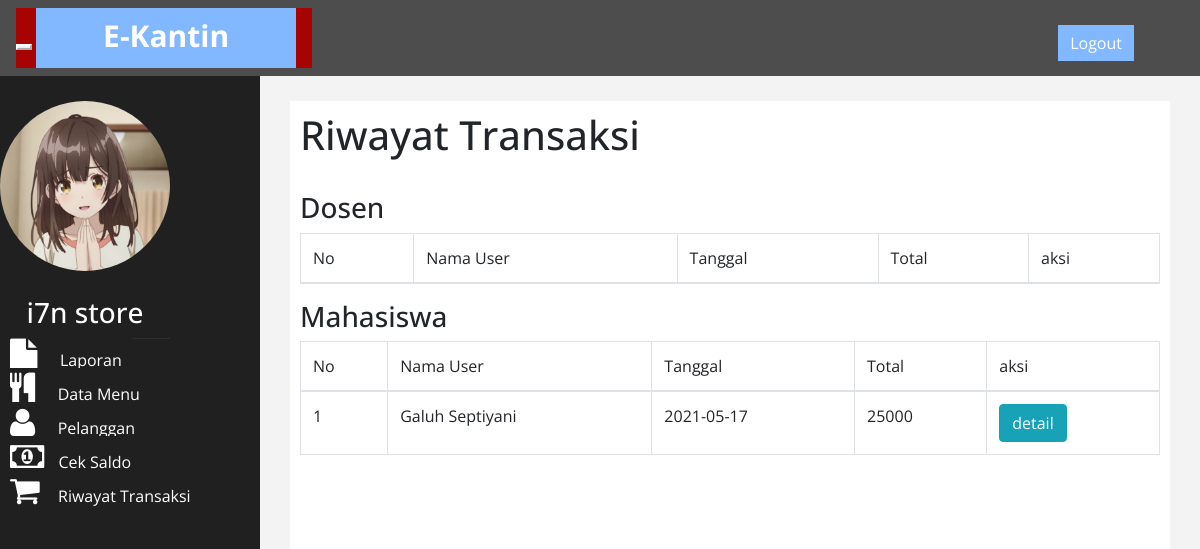
The app's page /admin/index.php?halaman=pembelian (signed in) with its own data.
### tables this page shows
CREATE TABLE `userpenjual` (
  `id_penjual` int(11) NOT NULL,
  `nik` varchar(35) NOT NULL,
  `nama_penjual` varchar(100) NOT NULL,
  `nama_toko` varchar(100) NOT NULL,
  `gambar` varchar(100) DEFAULT NULL,
  `password` varchar(300) DEFAULT NULL
);

CREATE TABLE `transaksi` (
  `id_transaksi` int(11) NOT NULL,
  `id_dosen` int(11) NOT NULL,
  `id_mhs` int(11) NOT NULL,
  `id_toko` int(11) DEFAULT 0,
  `tgl` date NOT NULL,
  `total` int(11) NOT NULL
);

CREATE TABLE `usermhs` (
  `id_mhs` int(11) NOT NULL,
  `nama` varchar(50) NOT NULL,
  `nim` varchar(12) NOT NULL,
  `password` varchar(300) NOT NULL
);

### admin/pembelian.php (the view, shortened to what this page needs)
<?php
$id = $_SESSION['admin']['id_penjual'];
?>
<h1>Riwayat Transaksi</h1>
<br>
<h3>Dosen</h3>
<table class="table table-bordered">
	<thead>
		<tr>
			<td>No</td>
			<td>Nama User</td>
			<td>Tanggal</td>
			<td>Total</td>
			<td>aksi</td>
		</tr>
	</thead>
</table>
<h3>Mahasiswa</h3>
<table class="table table-bordered">
	<thead>
		<tr>
			<td>No</td>
			<td>Nama User</td>
			<td>Tanggal</td>
			<td>Total</td>
			<td>aksi</td>
		</tr>
	</thead>
	<tbody>
		<?php $ambil = query("SELECT * FROM transaksi JOIN usermhs ON transaksi.id_mhs=usermhs.id_mhs WHERE id_toko = $id"); ?>
		<?php $i = 1; ?>
        <?php foreach($ambil as $row): ?>
		<tr>
			<td><?= $i; ?></td>
			<td><?php echo $row['nama']; ?></td>
			<td><?php echo $row['tgl']; ?></td>
			<td><?php echo $row['total']; ?></td>
			<td><a href="index.php?halaman=detail&id=<?php echo $row['id_transaksi']; ?>" class="btn btn-info">detail</a></td>
		</tr>
		<?php $i++; ?>
        <?php endforeach; ?>
	</tbody>
</table>

### admin/index.php (shortened to what this page needs)
<?php
$conn = mysqli_connect("localhost", "root", "", "project");
function query($query){
    global $conn;
    $result = mysqli_query($conn, $query);
    $rows = [];
    while ($row = mysqli_fetch_assoc($result)) {
        $rows[] = $row;
    }
    return $rows;
}
?>
<!DOCTYPE html>
<html xmlns="http://www.w3.org/1999/xhtml">
<head>
    <link href="assets/css/bootstrap.css" rel="stylesheet" />
    <link href="assets/css/font-awesome.css" rel="stylesheet" />
    <link href="assets/js/morris/morris-0.4.3.min.css" rel="stylesheet" />
    <link href="assets/css/custom.css" rel="stylesheet" />
</head>
<body>
    <div id="wrapper">
        <nav class="navbar navbar-default navbar-cls-top " role="navigation" style="margin-bottom: 0">
            <div class="navbar-header">
                <button type="button" class="navbar-toggle" data-toggle="collapse" data-target=".sidebar-collapse">
                </button>
                <a class="navbar-brand" style="background-color: #82b8ff;" href="index.html">E-Kantin</a>
            </div>
  <div style="color: white;
padding: 15px 50px 5px 50px;
float: right;
font-size: 16px;"><a href="index.php?halaman=logout" class="btn btn-danger square-btn-adjust" style="background-color: #82b8ff;">Logout</a> </div>
        </nav>
                <nav class="navbar-default navbar-side" role="navigation">
            <div class="sidebar-collapse">
                <ul class="nav" id="main-menu">
				<li class="text-center">
                    <img src="gambar/<?= $_SESSION['admin']['gambar']?>" class="user-image img-responsive" style="object-fit: cover;width:200px;height:200px;border-radius: 50%"/>
                    <?php foreach($_SESSION["admin"] as $id_penjual): ?>
                    <?php
                    $ambil = $conn->query("SELECT * FROM userpenjual WHERE id_penjual='$id_penjual'");
                    $row = $ambil->fetch_assoc();
                    ?>
                    <h3 style="color:white;"><?php echo $row['nama_toko']; ?></h3>
                    <?php endforeach; ?>
					</li>
                    <li><a href="index.php"><i class="fa fa-file fa-2x"></i> &nbsp; Laporan </a></li>
                    <li><a href="index.php?halaman=menu"><i class="fa fa-cutlery fa-2x"></i> &nbsp; Data Menu</a></li>
                    <li><a href="index.php?halaman=pelanggan"><i class="fa fa-user fa-2x"></i> &nbsp; Pelanggan</a></li>
                    <li><a href="index.php?halaman=ceksaldo"><i class="fa fa-money fa-2x"></i> Cek Saldo</a></li>
                    <li><a href="index.php?halaman=pembelian"><i class="fa fa-shopping-cart fa-2x"></i>&nbsp; Riwayat Transaksi</a></li>
                </ul>
            </div>
        </nav>
        <div id="page-wrapper" >
            <div id="page-inner">
                <?php
                if (isset($_GET['halaman']))
                {
                    if ($_GET['halaman']=="menu") {
                        include 'menu.php';
                    } elseif ($_GET['halaman']=="pembelian") {
                        include 'pembelian.php';
                    } elseif ($_GET['halaman']=="pelanggan") {
                        include 'pelanggan.php';
                    } elseif ($_GET['halaman']=="ceksaldo") {
                        include 'saldo.php';
                    } elseif ($_GET['halaman']=="detail") {
                        include 'detail.php';
                    } elseif ($_GET['halaman']=="tambahmenu") {
                        include 'tambahmenu.php';
                    } elseif ($_GET['halaman']=="hapusmenu") {
                        include 'hapusmenu.php';
                    } elseif ($_GET['halaman']=="ubahmenu") {
                        include 'ubahmenu.php';
                    } elseif ($_GET['halaman']=="logout") {
                        include 'logout.php';
                    }
                }
                else {
                    include 'home.php';
                }
                ?>
            </div>
            </div>
        </div>
</body>
</html>

### admin/assets/css/custom.css (style rules this page uses)
body { font-family: 'Open Sans', sans-serif; }
#wrapper { width: 100%; background:#202020; }
#page-wrapper { padding: 15px 15px; min-height: 600px; background:#F3F3F3; }
#page-inner { width:100%; margin:10px 20px 10px 0px; background-color:#fff!important; padding:10px; min-height:1200px; }
.text-center { text-align:center; }
.square-btn-adjust { border: 0px solid transparent; -webkit-border-radius: 0px; -moz-border-radius: 0px; border-radius: 0px; }
.user-image { margin: 25px auto; -webkit-border-radius: 10px; -moz-border-radius: 10px; border-radius: 10px; max-height:170px; max-width:170px; }
.navbar-cls-top .navbar-brand { color: #fff; background: #c90000; width: 260px; text-align: center; height: 60px; font-size: 30px; font-weight: 700; }
.sidebar-collapse , .sidebar-collapse .nav { background:none; }
.sidebar-collapse .nav { padding:0; }
.sidebar-collapse .nav > li > a { color:#fff; background:#202020; text-shadow:none; }
.sidebar-collapse > .nav > li > a { padding:15px 10px; }
.sidebar-collapse > .nav > li { border-bottom: 1px solid rgba(107, 108, 109, 0.19); }
.navbar-side { border:none; background-color: #202020; }
.navbar-cls-top { background:#4D4D4D; border-bottom:none; }
.navbar-default { border:0px solid black; }
.navbar-header { background: #A70303; }
.navbar-default .navbar-toggle { border-color: #fff; }
.nav > li > a > i { margin-right:10px; }
@media (min-width:768px) { #page-wrapper { margin: 0 0 0 260px; padding: 15px 30px; min-height: 1200px; } }
@media (min-width:768px) { .navbar-side { z-index: 1; position: absolute; width: 260px; } }
@media (min-width:768px) { .navbar { border-radius: 0px; } }

### records on screen
userpenjual: nama_toko "i7n store"
transaksi: id_mhs.nama "Galuh Septiyani", tgl "2021-05-17", total "25000"
